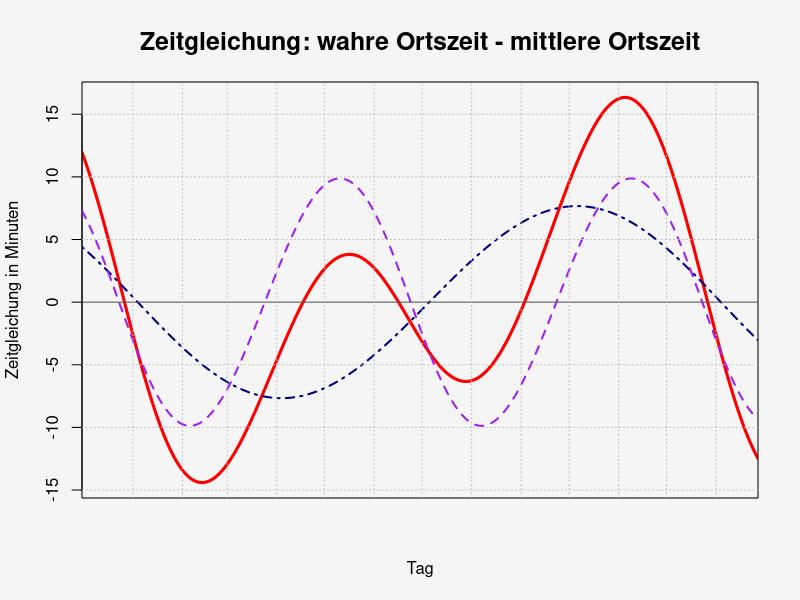

R code for this plot: (Note: this script raises an error after producing the figure.)
#formulas, equations and notation from http://homeweb2.unifr.ch/hungerbu/pub/sonnenuhr/sundial.ps
# and by the paper of C. Blatter (http://dz-srv1.sub.uni-goettingen.de/sub/digbib/loader?did=D241775)

epsilon=23.45*2*pi/360
alpha  =78.5 *2*pi/360
kappa  =0.016722

mu<-function(t,epsilon,alpha,kappa) {
  zaehl= -sin(delta(t,kappa))+tan(epsilon/2)^2*sin(2*(t-alpha)+delta(t,kappa))
  nenn =  cos(delta(t,kappa))+tan(epsilon/2)^2*cos(2*(t-alpha)+delta(t,kappa))
  return( atan(zaehl/nenn) )
}

# approximation by Blatter
psi<-function(t) {
  return(t+delta(t))
}

delta<-function(t,kappa) {
  return( 2*sin(t)*kappa+5/4*sin(2*t)*kappa^2 )
}

png(filename="Zeitgleichung.png", width=1024, height=768, pointsize=12)
par(bg="whitesmoke")
time=seq(-0.6,2*pi+0.4,length=365+(0.6+0.4)/(2*pi)*365)
da<-paste("1.",as.character(seq(1,12,by=2)),".07",sep="")
da<-as.Date(c(da,"1.1.08"),"%d.%m.%y")
#umrechungsfaktor: 24h=2*pi
plot(time,mu(time,epsilon,alpha,kappa)*24*60/(2*pi),type="l",col="red",xlab="Tag",ylab="Zeitgleichung in Minuten",main="Zeitgleichung: wahre Ortszeit - mittlere Ortszeit",cex.main=1.5,lwd=3,xaxt="n",xaxs="i",xlim=range(time))
lines(time,mu(time,epsilon=0,alpha,kappa)*24*60/(2*pi),lwd=2,col="navy",lty="dotdash")
lines(time,mu(time,epsilon,alpha,kappa=0)*24*60/(2*pi),lwd=2,col="purple",lty="dashed")
#grid
abline(h=c(-15,-10,-5,5,10,15),lty="dotted",col="grey")
abline(h=0,lty="solid",col="grey33")
tage=cumsum(c(0,31,28,31,30,31,30,31,31,30,31,30,31))/365-3/365
abline(v=tage*2*pi,lty="dotted",col="grey")
axis(1,at=seq(0,2*pi,length=7)-3*2*pi/365,labels=as.character(da,"1. %b"))
legend(x=5.5,y=-10.9,legend=c("Zeitgleichung","ohne Ekliptik","auf Kreisbahn"),col=c("red","navy","purple"),lwd=c(3,2,2),lty=c("solid","dotdash","dashed"))
dev.off()